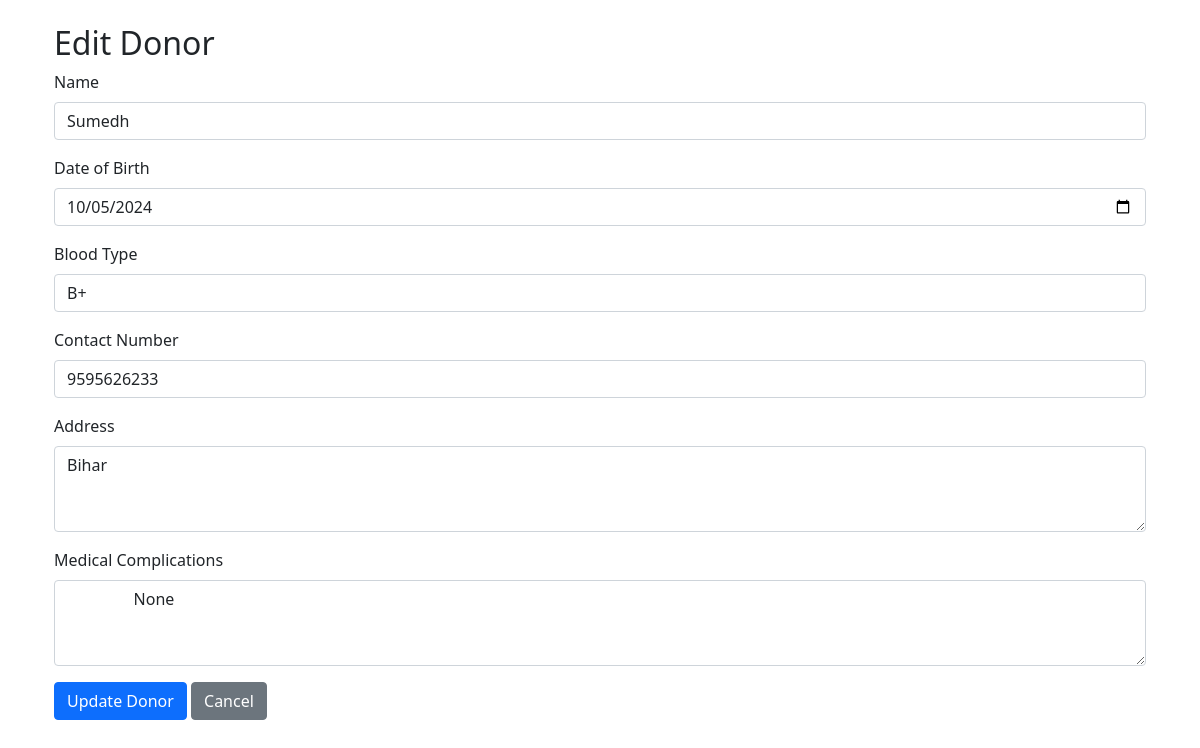
The app's page /donors/2/edit, older data.
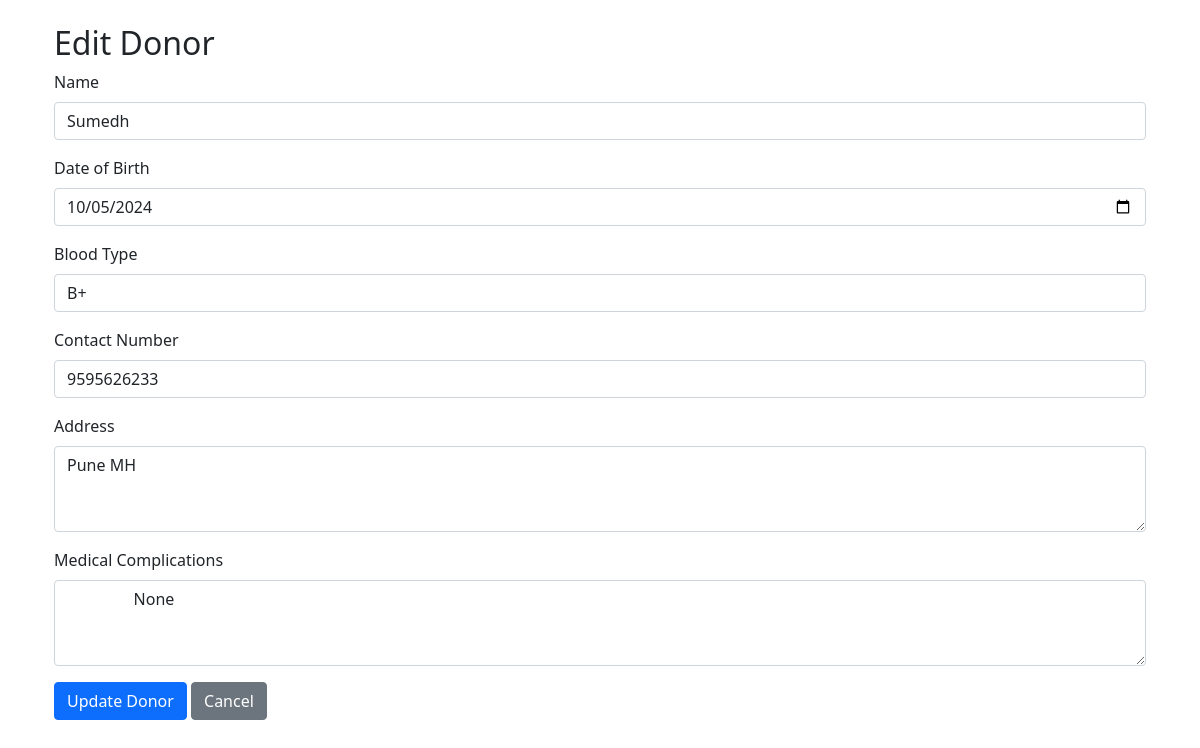
The same page, newer data.
### models.py (models this page shows)
class Donor(Base):
    __tablename__ = 'donors'
    donor_id = Column(Integer, primary_key=True, autoincrement=True)
    name = Column(String(100), nullable=False)
    date_of_birth = Column(Date, nullable=False)
    blood_type = Column(String(3), nullable=False)
    contact_number = Column(String(15), nullable=False)
    address = Column(String(255))
    medical_complications = Column(Text)
    created_at = Column(DateTime, default=func.now())
    updated_at = Column(DateTime, default=func.now(), onupdate=func.now())
    donations = relationship("Donation", back_populates="donor")
    __table_args__ = (
        CheckConstraint(
            blood_type.in_([bt.value for bt in BloodType]),
            name='valid_blood_type'
        ),
    )

### app.py (the view, shortened to what this page needs)
@app.route('/donors/<int:donor_id>/edit', methods=['GET', 'POST'])
def edit_donor(donor_id):
    donor = system.session.query(Donor).get(donor_id)
    return render_template('donors/edit.html',
                         donor=donor,
                         blood_types=[bt.value for bt in BloodType])

### templates/donors/edit.html
{% extends "base.html" %}
{% block content %}
<div class="container">
    <h2>Edit Donor</h2>
    <form method="POST">
        <div class="mb-3">
            <label for="name" class="form-label">Name</label>
            <input type="text" class="form-control" id="name" name="name" value="{{ donor.name }}" required>
        </div>
        <div class="mb-3">
            <label for="date_of_birth" class="form-label">Date of Birth</label>
            <input type="date" class="form-control" id="date_of_birth" name="date_of_birth"
                   value="{{ donor.date_of_birth.strftime('%Y-%m-%d') }}" required>
        </div>
        <div class="mb-3">
            <label for="blood_type" class="form-label">Blood Type</label>
            <select class="form-control" id="blood_type" name="blood_type" required>
                {% for blood_type in blood_types %}
                <option value="{{ blood_type }}" {% if blood_type == donor.blood_type %}selected{% endif %}>
                    {{ blood_type }}
                </option>
                {% endfor %}
            </select>
        </div>
        <div class="mb-3">
            <label for="contact_number" class="form-label">Contact Number</label>
            <input type="tel" class="form-control" id="contact_number" name="contact_number"
                   value="{{ donor.contact_number }}" required>
        </div>
        <div class="mb-3">
            <label for="address" class="form-label">Address</label>
            <textarea class="form-control" id="address" name="address" rows="3" required>{{ donor.address }}</textarea>
        </div>
        <div class="mb-3">
            <label for="medical_complications" class="form-label">Medical Complications</label>
            <textarea class="form-control" id="medical_complications" name="medical_complications" rows="3">
                {{ donor.medical_complications }}
            </textarea>
        </div>
        <button type="submit" class="btn btn-primary">Update Donor</button>
        <a href="{{ url_for('donors') }}" class="btn btn-secondary">Cancel</a>
    </form>
</div>
{% endblock %}

Row changes from the older to the newer data that the page shows:
changed Donor "Sumedh": address "Bihar" → "Pune MH"
